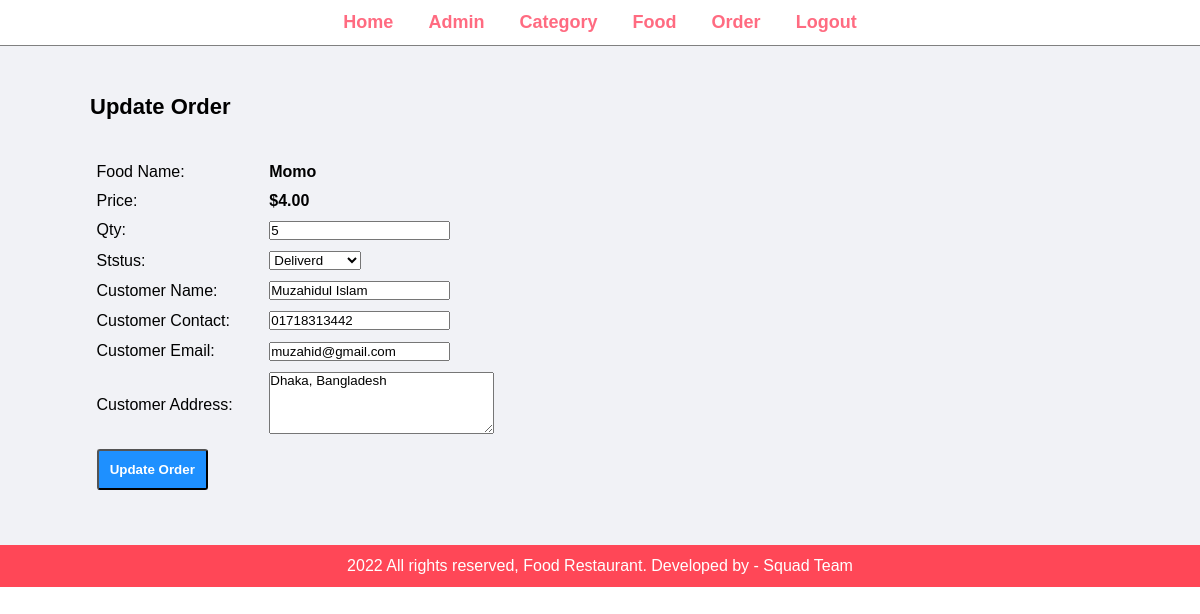
Page /admin/update-order.php?id=2 (signed in) on the committed database.
### tables this page shows
CREATE TABLE `tbl_order` (
  `id` int(10) UNSIGNED NOT NULL,
  `food` varchar(150) NOT NULL,
  `price` decimal(10,2) NOT NULL,
  `qty` int(11) NOT NULL,
  `total` decimal(10,2) NOT NULL,
  `order_date` datetime NOT NULL,
  `status` varchar(50) NOT NULL,
  `customer_name` varchar(150) NOT NULL,
  `customer_contact` varchar(20) NOT NULL,
  `customer_email` varchar(150) NOT NULL,
  `customer_address` varchar(255) NOT NULL
);

### admin/update-order.php (the view, shortened to what this page needs)
<?php
    include("partials/menu.php");
?>
    <div class="main-content">
        <div class="wraper">
            <h1>Update Order</h1>
            <br><br>
            <?php
                if(isset($_GET["id"])){
                    $id = $_GET["id"];
                    $sql = "SELECT * FROM tbl_order WHERE id=$id";
                    $result = mysqli_query($db_connection, $sql);
                    $count = mysqli_num_rows($result);
                    if($count == 1){
                        $row = mysqli_fetch_assoc($result);
                        $food = $row["food"];
                        $price = $row["price"];
                        $qty = $row["qty"];
                        $status = $row["status"];
                        $customer_name = $row["customer_name"];
                        $customer_contact = $row["customer_contact"];
                        $customer_email = $row["customer_email"];
                        $customer_address = $row["customer_address"];
                    }
                    else{
                        header("location:".SITEURL."admin/manage-order.php");
                    }
                }
                else{
                    header("location:".SITEURL."admin/manage-order.php");
                }
            ?>
            <form action="" method="POST">
                <table class="tbl-20">
                    <tr>
                        <td>Food Name: </td>
                        <td><b><?php echo $food; ?></b></td>
                    </tr>
                    <tr>
                        <td>Price: </td>
                        <td><b>$<?php echo $price; ?></b></td>
                    </tr>
                    <tr>
                        <td>Qty: </td>
                        <td>
                            <input type="number" name="qty" value="<?php echo $qty; ?>">
                        </td>
                    </tr>
                    <tr>
                        <td>Ststus: </td>
                        <td>
                            <select name="status">
                                <option <?php if($status == "Deliverd"){echo "selected";} ?> value="Deliverd">Deliverd</option>
                            </select>
                        </td>
                    </tr>
                    <tr>
                        <td>Customer Name: </td>
                        <td>
                            <input type="text" name="customer_name" value="<?php echo $customer_name; ?>">
                        </td>
                    </tr>
                    <tr>
                        <td>Customer Contact: </td>
                        <td>
                            <input type="text" name="customer_contact" value="<?php echo $customer_contact; ?>">
                        </td>
                    </tr>
                    <tr>
                        <td>Customer Email: </td>
                        <td>
                            <input type="text" name="customer_email" value="<?php echo $customer_email; ?>">
                        </td>
                    </tr>
                    <tr>
                        <td>Customer Address: </td>
                        <td>
                            <textarea name="customer_address" cols="26" rows="4"><?php echo $customer_address; ?></textarea>
                        </td>
                    </tr>
                    <tr>
                        <td colspan="2">
                            <input type="submit" name="submit" value="Update Order" class="primary-btn">
                        </td>
                    </tr>
                </table>
            </form>
        </div>
    </div>
<?php
    include("partials/footer.php");
?>

### css/admin.css (style rules this page uses)
* { margin: 0; padding: 0; font-family: Arial, Helvetica, sans-serif; }
.wraper { padding: 1%; width: 85%; margin: 0 auto; }
.tbl-20 { width: 45%; }
table tr td { padding: 1%; }
.primary-btn { background-color: #1e90ff; padding: 2.5%; color: #ffffff; font-weight: bold; border-radius: 3px; }
.main-content { background-color: #f1f2f6; padding: 3% 0; }
.main-content h1 { font-size: 22px; }

### rows in the picture
tbl_order: food "Momo", price "4.00", qty "5", status "Deliverd", customer_name "Muzahidul Islam", customer_contact "01718313442", customer_email "muzahid@gmail.com", customer_address "Dhaka, Bangladesh"
